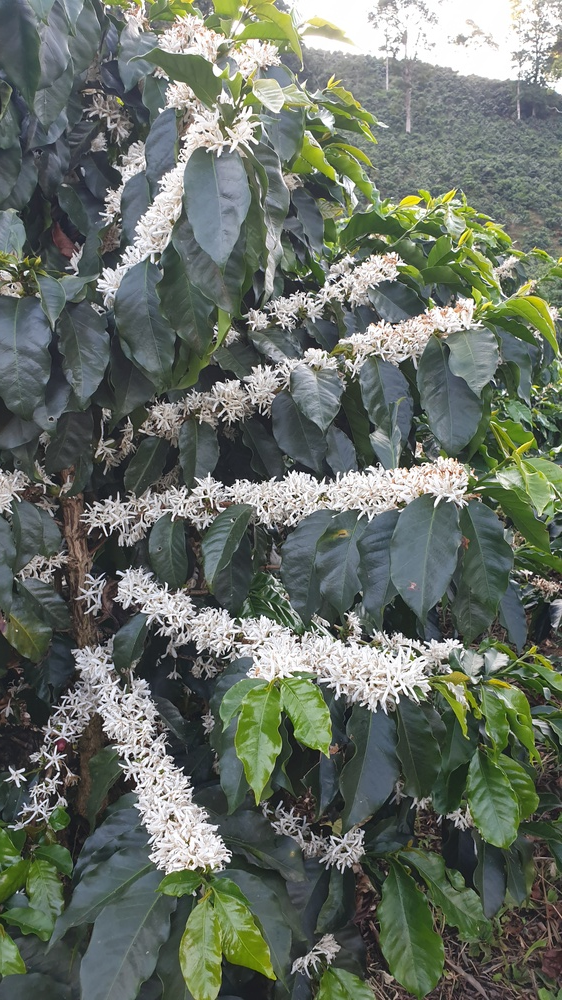
#> input picture ml/dataset/raw/20200305_072131.jpg, 562 x 1000 px, shrunk from 2268 x 4032 before the run; its folder holds only this picture in this run
$ python auto_label.py
#> lines starting #> are read from the running program, lines starting #| are printed output that depends on the picture; after the words box and inside, x2 and y2 are one past the last pixel; in counts of white or black regions, pixels touching at a corner belong together
"""Auto-etiquetador por color para granos de café: verde, naranja, rojo.

Las 3 clases del proyecto SON colores, así que en vez de dibujar cajas a mano
foto por foto, se detectan por umbral HSV + filtro de forma (los granos son
blobs redondos; las hojas y ramas no lo son, aunque compartan tono verde).

ponytail: esto es un bootstrap por color clásico (OpenCV), no un modelo.
Techo conocido: racimos muy apretados se fusionan en una sola caja, y hojas
verdes brillantes bajo luz directa pueden colarse como falsos "verde".
Camino de mejora: revisar/corregir cajas en Roboflow antes de reentrenar.

Uso:
    python auto_label.py                # procesa dataset/raw/ → dataset/labeled/
    python auto_label.py --debug 8       # además guarda 8 previews con cajas dibujadas
"""
import argparse
import random
import shutil
from pathlib import Path

import cv2
import numpy as np

HERE = Path(__file__).parent
RAW_DIR = HERE / "dataset" / "raw"
OUT_DIR = HERE / "dataset" / "labeled"
CLASSES = ["verde", "naranja", "rojo", "seco"]  # índices 0-3 — deben calzar con data.yaml

# Rangos HSV (OpenCV: H 0-180, S/V 0-255). El rojo maduro va de rojo brillante
# a vinotinto oscuro (variedad Caturra/Bourbon), por eso el rango es amplio en V.
# "seco" (podrido/marrón) = tono naranja-café oscuro; se separa de "naranja" por V:
# naranja brillante V>=110, seco oscuro V<110. Las ramas también son marrones,
# pero el filtro de circularidad las descarta (son alargadas, no redondas).
COLOR_RANGES = {
    "verde":   [((35, 60, 40), (85, 255, 255))],
    "naranja": [((10, 100, 110), (32, 255, 255))],  # incluye amarillo: variedad amarilla y pintón claro
    "rojo":    [((0, 60, 30), (9, 255, 255)), ((165, 60, 30), (180, 255, 255))],
    "seco":    [((5, 40, 30), (25, 255, 109))],
}

MIN_AREA_FRAC = 0.0003    # área mínima de un grano; también filtra manchas amarillas de hojas
MAX_AREA_FRAC = 0.15      # granos en primer plano (distancia de trabajo del brazo) son grandes
MIN_CIRCULARITY = 0.5     # 1.0 = círculo perfecto; hojas/ramas quedan muy por debajo


def mask_for(hsv, color):
    mask = np.zeros(hsv.shape[:2], dtype=np.uint8)
    for lo, hi in COLOR_RANGES[color]:
        mask |= cv2.inRange(hsv, np.array(lo), np.array(hi))
    kernel = np.ones((5, 5), np.uint8)
    mask = cv2.morphologyEx(mask, cv2.MORPH_OPEN, kernel, iterations=1)
    mask = cv2.morphologyEx(mask, cv2.MORPH_CLOSE, kernel, iterations=2)
    return mask


def boxes_from_mask(mask, img_area):
    boxes = []
    contours, _ = cv2.findContours(mask, cv2.RETR_EXTERNAL, cv2.CHAIN_APPROX_SIMPLE)
    for c in contours:
        area = cv2.contourArea(c)
        frac = area / img_area
        if frac < MIN_AREA_FRAC or frac > MAX_AREA_FRAC:
            continue
        perim = cv2.arcLength(c, True)
        if perim == 0:
            continue
        circularity = 4 * np.pi * area / (perim * perim)
        if circularity < MIN_CIRCULARITY:
            continue
        x, y, w, h = cv2.boundingRect(c)
        if not (0.5 <= w / h <= 2.0):  # los granos son ~redondos, no alargados
            continue
        boxes.append((x, y, w, h))
    return boxes


def procesar_imagen(path):
    img = cv2.imread(str(path))
#> img is the input picture: shape (1000, 562, 3); mean B, G, R 102.2, 111.7, 104
    if img is None:
        return None, []
    hsv = cv2.cvtColor(img, cv2.COLOR_BGR2HSV)
#> hsv: shape (1000, 562, 3); mean H, S, V 72.5, 46.6, 114.9
    H, W = img.shape[:2]
#> H = 1000; W = 562
    area = H * W
#> area = 562000

    labels = []
    for cls_idx, color in enumerate(CLASSES):
        mask = mask_for(hsv, color)
        for (x, y, w, h) in boxes_from_mask(mask, area):
            cx, cy = (x + w / 2) / W, (y + h / 2) / H
            labels.append((cls_idx, cx, cy, w / W, h / H))
#> this loop made 4 passes
#> pass 1, in procesar_imagen, `mask = mask_for(hsv, color)`:
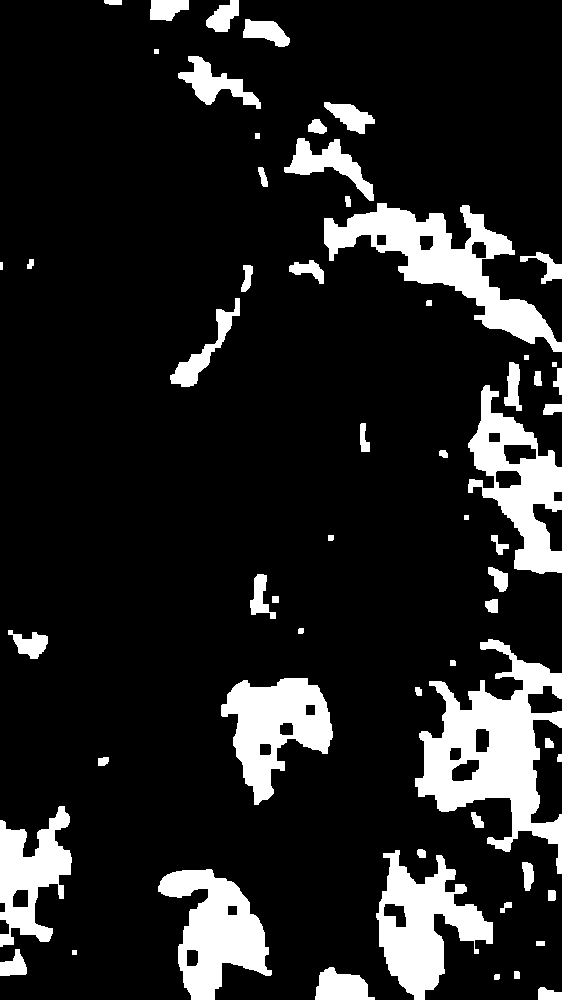
#> mask: shape (1000, 562); 13.9% white; 60 white regions, largest, box (x1, y1, x2, y2) and area: (415, 639, 562, 874) 14162, (324, 203, 562, 352) 10693, (376, 850, 493, 1000) 8418
#> pass 2, in procesar_imagen, `mask = mask_for(hsv, color)`:
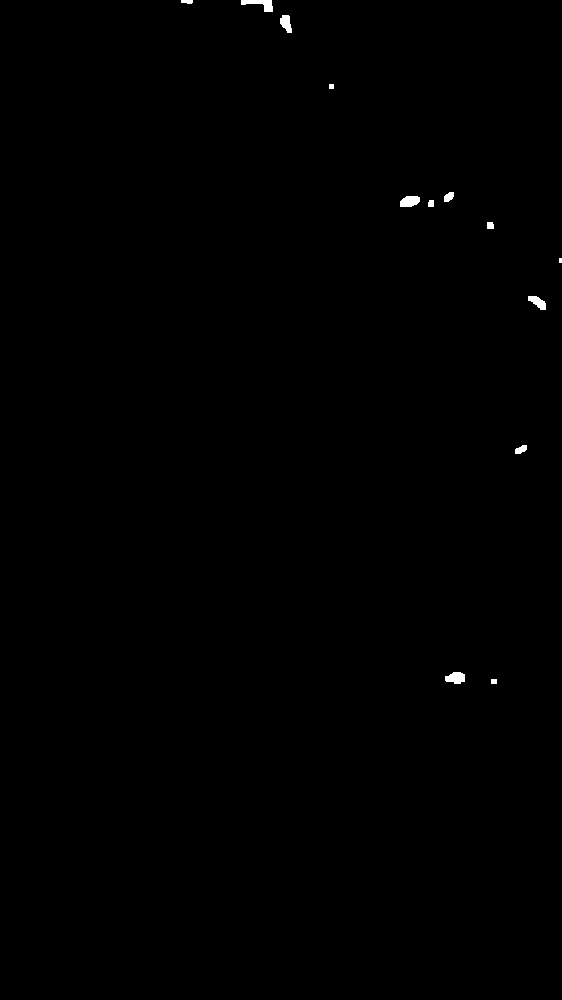
#> mask: shape (1000, 562); 0.22% white; 13 white regions (1 under 20 px), largest, box (x1, y1, x2, y2) and area: (241, 0, 273, 12) 200, (445, 672, 465, 684) 183, (400, 196, 420, 207) 181
#> pass 3, in procesar_imagen, `mask = mask_for(hsv, color)`:
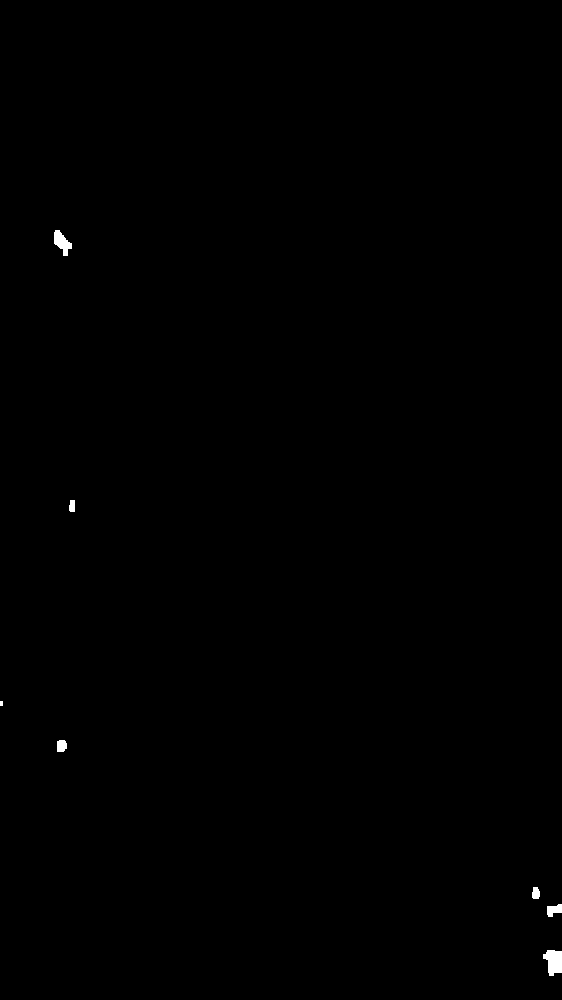
#> mask: shape (1000, 562); 0.18% white; 7 white regions (1 under 20 px), largest, box (x1, y1, x2, y2) and area: (543, 950, 562, 976) 363, (54, 230, 72, 256) 256, (547, 904, 562, 917) 136, (57, 740, 67, 752) 107, (532, 887, 540, 899) 82, (69, 500, 75, 512) 66
#> after the loop, labels = 9 items, first 6: (0, 0.979, 0.994, 0.0427, 0.013), (0, 0.614, 0.984, 0.107, 0.033), (0, 0.024, 0.963, 0.048, 0.027), (0, 0.886, 0.58, 0.0356, 0.025), (0, 0.565, 0.127, 0.0338, 0.015), (0, 0.474, 0.033, 0.0836, 0.028)
    return img, labels


def main():
    ap = argparse.ArgumentParser()
    ap.add_argument("--debug", type=int, default=0, help="guardar N previews con cajas dibujadas")
    args = ap.parse_args()

    # limpiar salidas previas: si una foto se renombra/borra entre corridas,
    # una salida vieja sin limpiar deja huérfanos que inflan el conteo silenciosamente
    if OUT_DIR.exists():
        shutil.rmtree(OUT_DIR)
    img_out = OUT_DIR / "images"
    lbl_out = OUT_DIR / "labels"
    img_out.mkdir(parents=True, exist_ok=True)
    lbl_out.mkdir(parents=True, exist_ok=True)

    fotos = sorted(RAW_DIR.glob("*.jp*g")) + sorted(RAW_DIR.glob("*.png"))
    if not fotos:
        print(f"No hay fotos en {RAW_DIR}")
        return

    debug_dir = HERE / "dataset" / "debug_preview"
    debug_sample = set(random.sample(fotos, min(args.debug, len(fotos)))) if args.debug else set()
    if debug_sample:
        debug_dir.mkdir(parents=True, exist_ok=True)

    total_labels = [0] * len(CLASSES)
    vacias = 0
    for foto in fotos:
        img, labels = procesar_imagen(foto)
        if img is None:
            continue
        if not labels:
            vacias += 1

        dest_img = img_out / foto.name
        cv2.imwrite(str(dest_img), img)
        dest_lbl = lbl_out / (foto.stem + ".txt")
        with open(dest_lbl, "w") as f:
            for cls_idx, cx, cy, w, h in labels:
                total_labels[cls_idx] += 1
                f.write(f"{cls_idx} {cx:.6f} {cy:.6f} {w:.6f} {h:.6f}\n")
#> this loop made 9 passes
#> (cls_idx, cx, cy, w, h) on passes 1 to 9: (0, 0.979, 0.994, 0.0427, 0.013), (0, 0.614, 0.984, 0.107, 0.033), (0, 0.024, 0.963, 0.048, 0.027), (0, 0.886, 0.58, 0.0356, 0.025), (0, 0.565, 0.127, 0.0338, 0.015), (0, 0.474, 0.033, 0.0836, 0.028), (0, 0.396, 0.016, 0.0587, 0.032), (0, 0.302, 0.0105, 0.0694, 0.021), (2, 0.983, 0.963, 0.0338, 0.026)
#> after the loop, total_labels = [8, 0, 1, 0]

        if foto in debug_sample:
            vis = img.copy()
            H, W = img.shape[:2]
            colors_bgr = {0: (0, 200, 0), 1: (0, 140, 255), 2: (0, 0, 220), 3: (40, 70, 120)}
            for cls_idx, cx, cy, w, h in labels:
                x1, y1 = int((cx - w / 2) * W), int((cy - h / 2) * H)
                x2, y2 = int((cx + w / 2) * W), int((cy + h / 2) * H)
                cv2.rectangle(vis, (x1, y1), (x2, y2), colors_bgr[cls_idx], 3)
            cv2.imwrite(str(debug_dir / foto.name), vis)

    print(f"Procesadas {len(fotos)} fotos -> {img_out}")
    print(f"Instancias por clase: " + ", ".join(f"{c}={n}" for c, n in zip(CLASSES, total_labels)))
#| Instancias por clase: verde=8, naranja=0, rojo=1, seco=0
    print(f"Fotos sin ninguna deteccion: {vacias}")
    if debug_sample:
        print(f"Previews de revision en: {debug_dir}")


if __name__ == "__main__":
    main()

$ run again, on ml/dataset/raw/20200305_082129(1).jpg
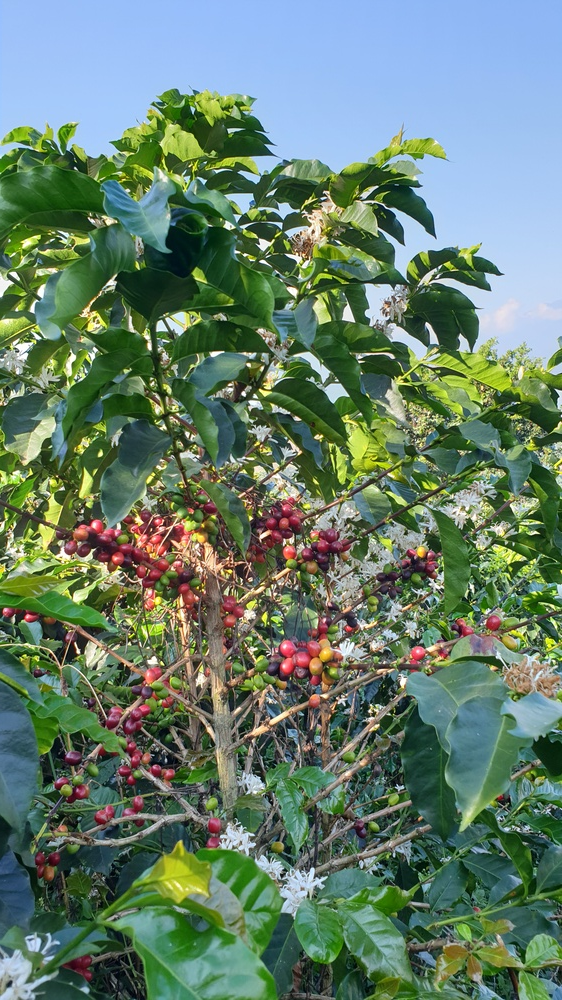
#> input picture ml/dataset/raw/20200305_082129(1).jpg, 562 x 1000 px, shrunk from 2268 x 4032 before the run
#> in procesar_imagen, img is the input picture: shape (1000, 562, 3); mean B, G, R 108.7, 127, 102.5
#> hsv: shape (1000, 562, 3); mean H, S, V 69.4, 109.6, 140.2
#> the loop in procesar_imagen, `for cls_idx, color in enumerate(CLASSES):` made 4 passes
#> pass 1, in procesar_imagen, `mask = mask_for(hsv, color)`:
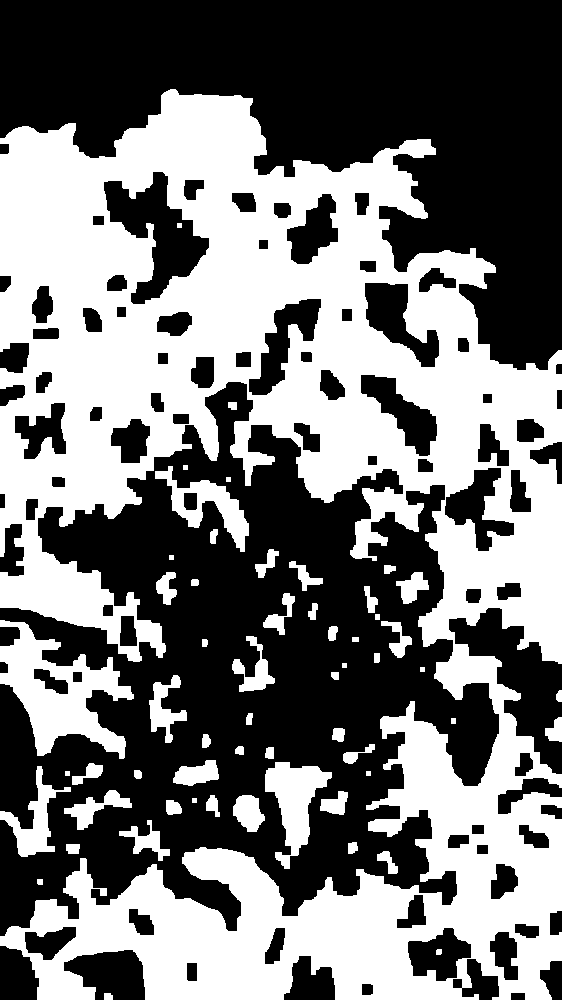
#> mask: shape (1000, 562); 45.9% white; 58 white regions, largest, box (x1, y1, x2, y2) and area: (0, 89, 562, 1000) 230359, (0, 620, 134, 759) 8117, (265, 762, 332, 869) 3308
#> pass 3, in procesar_imagen, `mask = mask_for(hsv, color)`:
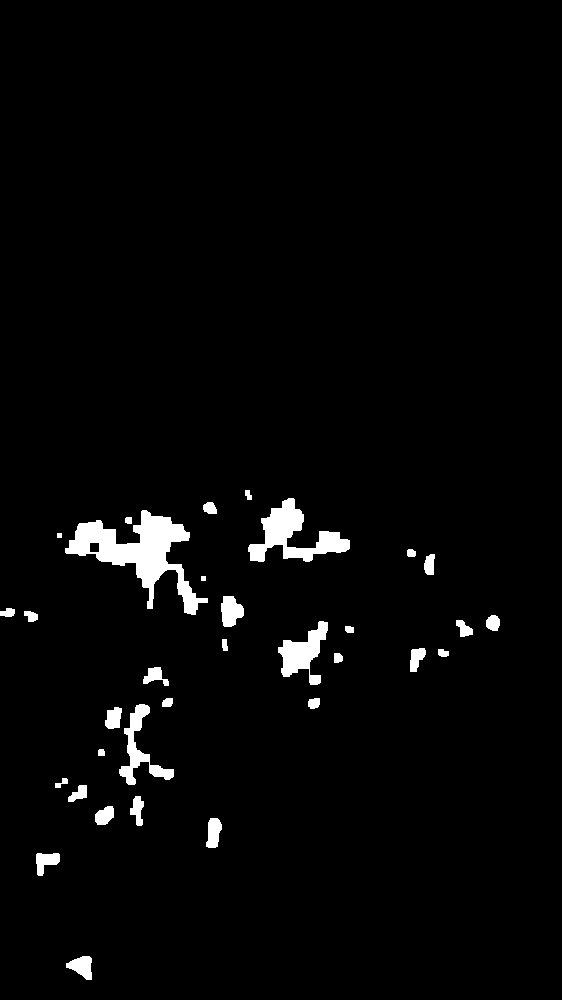
#> mask: shape (1000, 562); 2.7% white; 33 white regions, largest, box (x1, y1, x2, y2) and area: (65, 510, 208, 615) 5015, (248, 498, 350, 562) 2589, (278, 621, 328, 685) 1454
#> after the loop in procesar_imagen, `for cls_idx, color in enumerate(CLASSES):`: labels = 13 items, first 6: (0, 0.31, 0.807, 0.0285, 0.015), (0, 0.443, 0.814, 0.0569, 0.037), (0, 0.594, 0.803, 0.0498, 0.024), (0, 0.349, 0.773, 0.0819, 0.026), (0, 0.985, 0.73, 0.0302, 0.025), (1, 0.81, 0.96, 0.0356, 0.028)
#> the loop in main, `for cls_idx, cx, cy, w, h in labels:` made 13 passes
#> after the loop in main, `for cls_idx, cx, cy, w, h in labels:`: total_labels = [5, 1, 7, 0]
#| Instancias por clase: verde=5, naranja=1, rojo=7, seco=0

$ run again, on ml/dataset/raw/20200921_090613.jpg
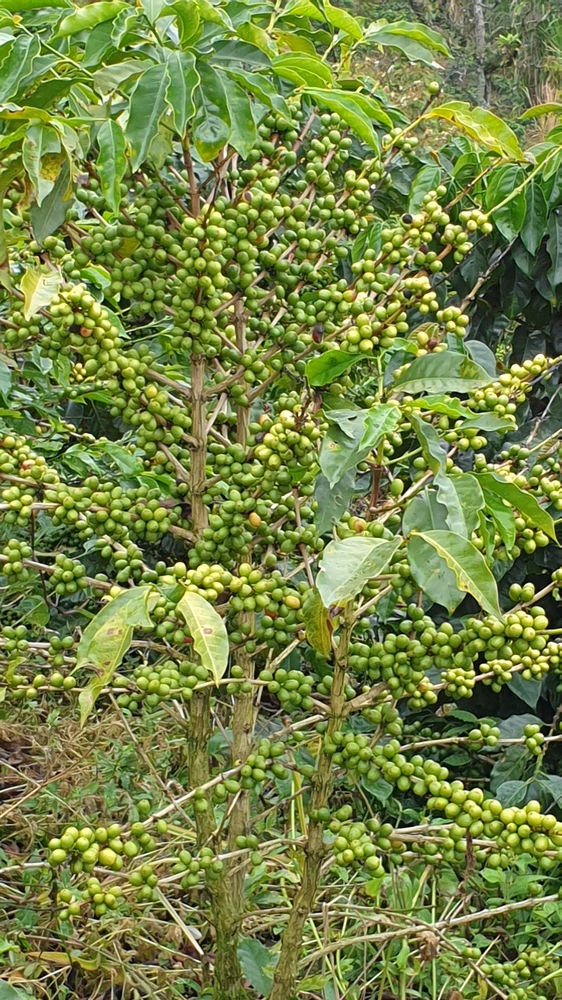
#> input picture ml/dataset/raw/20200921_090613.jpg, 562 x 1000 px, shrunk from 2268 x 4032 before the run
#> in procesar_imagen, img is the input picture: shape (1000, 562, 3); mean B, G, R 68.7, 133.3, 118.1
#> hsv: shape (1000, 562, 3); mean H, S, V 38.2, 136.7, 135.2
#> the loop in procesar_imagen, `for cls_idx, color in enumerate(CLASSES):` made 4 passes
#> pass 1, in procesar_imagen, `mask = mask_for(hsv, color)`:
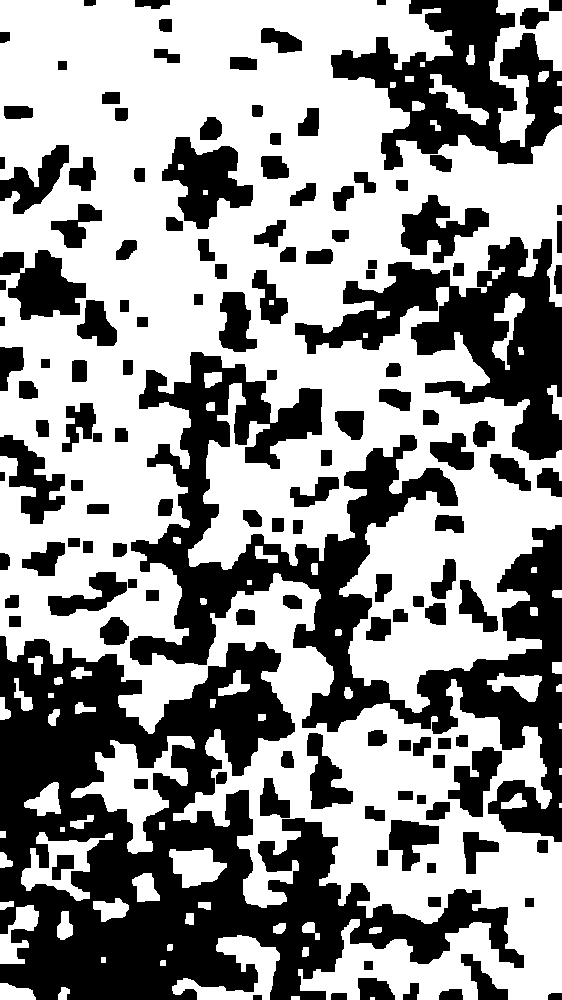
#> mask: shape (1000, 562); 58% white; 139 black regions, largest, box (x1, y1, x2, y2) and area: (0, 636, 524, 1000) 82149, (130, 352, 562, 842) 52572, (295, 237, 562, 460) 21943
#> pass 2, in procesar_imagen, `mask = mask_for(hsv, color)`:
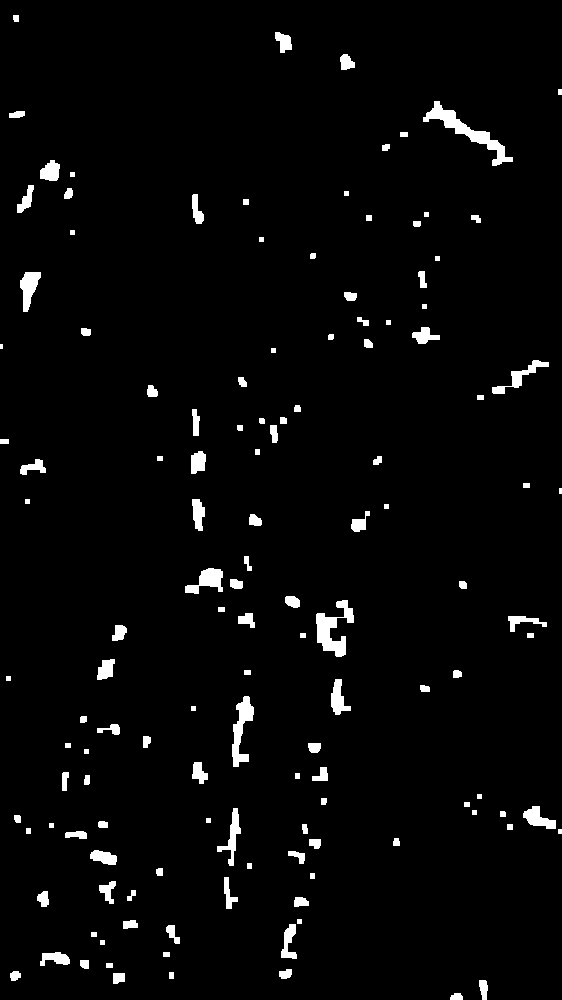
#> mask: shape (1000, 562); 2.9% white; 133 white regions (2 under 20 px), largest, box (x1, y1, x2, y2) and area: (423, 101, 513, 166) 1199, (316, 600, 354, 657) 989, (232, 696, 254, 767) 744
#> after the loop in procesar_imagen, `for cls_idx, color in enumerate(CLASSES):`: labels = 13 items, first 6: (0, 0.116, 0.925, 0.0285, 0.029), (0, 0.198, 0.91, 0.0641, 0.024), (0, 0.26, 0.887, 0.0498, 0.029), (0, 0.352, 0.868, 0.103, 0.04), (0, 0.915, 0.801, 0.0463, 0.016), (0, 0.379, 0.38, 0.032, 0.016)
#> the loop in main, `for cls_idx, cx, cy, w, h in labels:` made 13 passes
#> after the loop in main, `for cls_idx, cx, cy, w, h in labels:`: total_labels = [6, 6, 0, 1]
#| Instancias por clase: verde=6, naranja=6, rojo=0, seco=1
